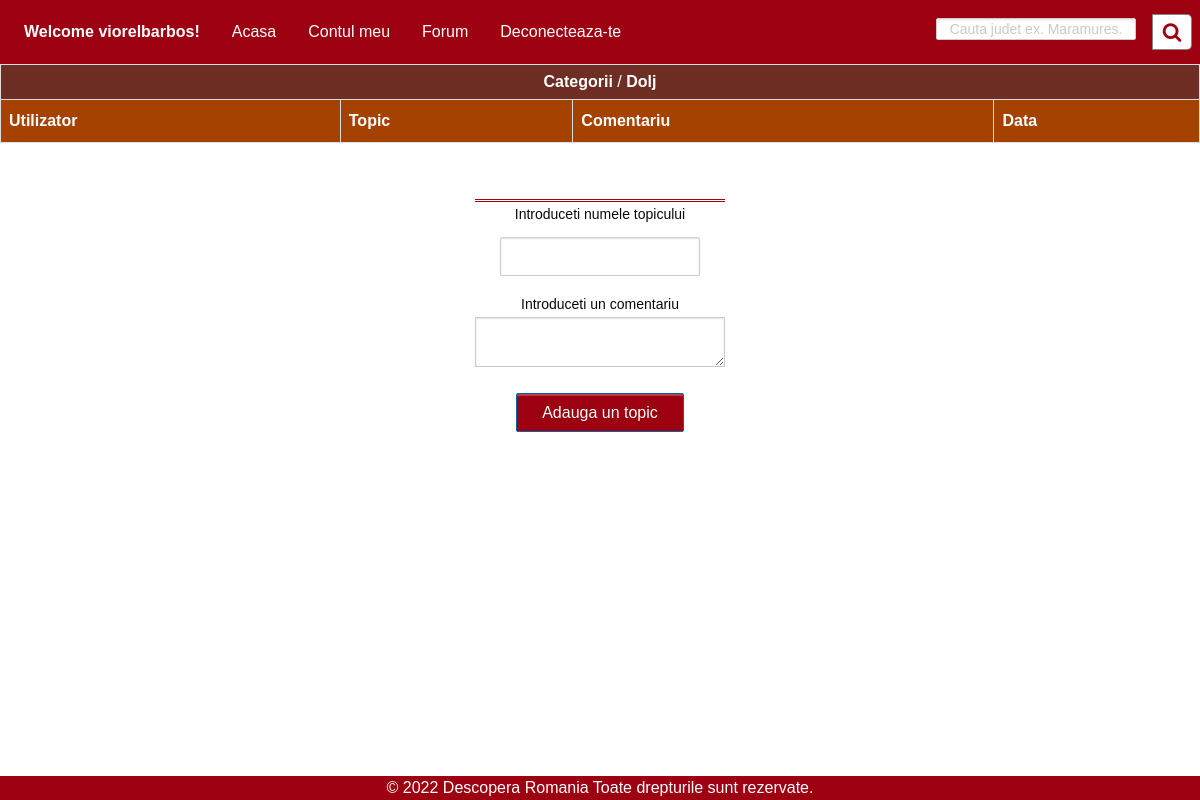
The app's page /topic.php?jud=Dolj (signed in) with its own data.
### tables this page shows
CREATE TABLE `pages` (
  `id` int(11) NOT NULL,
  `pg_name` varchar(20) NOT NULL,
  `nume_meniu` varchar(17) NOT NULL,
  `tip_user` int(11) NOT NULL
);

### header-admin.php (the view, shortened to what this page needs)
<link rel="stylesheet" href="https://cdnjs.cloudflare.com/ajax/libs/font-awesome/4.7.0/css/font-awesome.min.css">
<div class="top-bar">
        <div class="top-bar-left">
            <ul class="dropdown menu" data-dropdown-menu>
                <li class="menu-text">Welcome <?php echo $_SESSION['username']; ?>!</li>
                <?php
                    include('verificare.php');
                    $user_type = $_SESSION['type'];
                    $sql_pagini = "SELECT * FROM pages WHERE tip_user in ('$user_type', '2')";
                    $result_pagini = mysqli_query($con, $sql_pagini);
                    while ($table_data = mysqli_fetch_array($result_pagini, MYSQLI_ASSOC)) {
                        echo "<li><a href=".$table_data['pg_name'].">".$table_data['nume_meniu']."</a></li>";
                    }
                ?>
            </ul>
        </div>
        <div class="wrap">
            <div class="search">
            <form id="usrform" action="" method="post">
                <input name = "cautare" type="text" class="searchTerm" placeholder="Cauta judet ex. Maramures.">
                    <button name ="cauta" type="submit" class="searchButton"><i class="fa fa-search"></i></button>
            </form>
            </div>
        </div>
</div>

### css/app.css (style rules this page uses)
.search { width: 100%; position: relative; display: flex; }
.searchTerm { width: 100%; border: 3px solid #00B4CC; border-right: none; height: 20px; border-radius: 5px 0 0 5px; outline: none; color: #9DBFAF; }
.searchButton { width: 40px; height: 36px; border: 1px solid #0000007c; background: #ffffff; text-align: center; color: #9d0011; border-radius: 0 5px 5px 0; cursor: pointer; font-size: 20px; float: right; }

### css/styleAuth.css (style rules this page uses)
body { font-family: Arial, Sans-Serif; }
a { color: #0067ab; text-decoration: none; }
input[type='text'], input[type='email'], input[type='password'] { width: 200px; border-radius: 2px; border: 1px solid #CCC; padding: 10px; color: #333; font-size: 14px; margin-top: 10px; text-align: center; }

### topic.php (style rules this page uses)
body { background-color: rgb(255, 255, 255); background-color: rgb(255, 255, 255); display: flex; justify-content: center; flex-direction: column; align-items: center; }
.top-bar, .top-bar ul { background-color: #ff0000; color: white; }
.top-bar { width:100%; }
a { color: white; }

### header-admin.php (style rules this page uses)
.wrap form { width: 313px; justify-content: flex-end; display: flex; align-items: center; flex-direction: row; }
.wrap { width:313px; }
.top-bar, .top-bar ul { background-color: #9d0011; }

### records on screen
pages: nume_meniu "Acasa"
pages: nume_meniu "Contul meu"
pages: nume_meniu "Forum"
pages: nume_meniu "Deconecteaza-te"

### other values on screen
$_SESSION['username'] "viorelbarbos"
$_GET['jud'] "Dolj"
